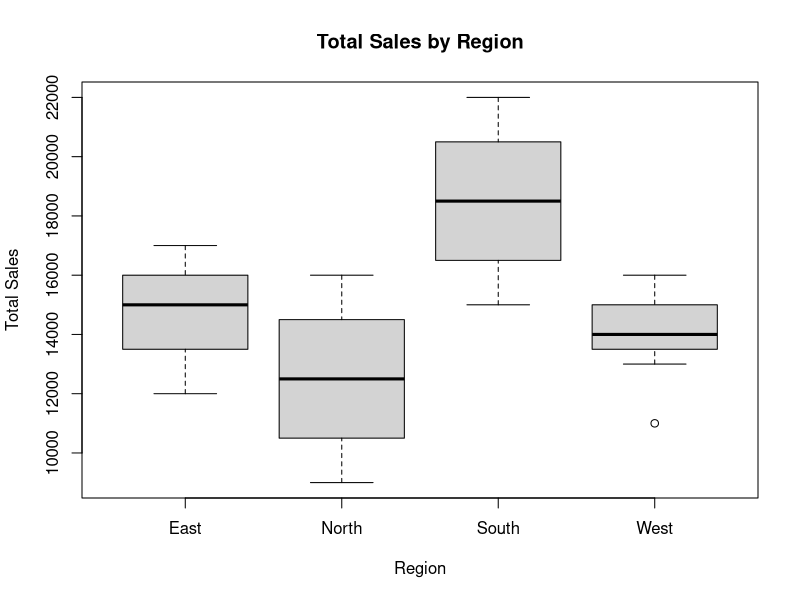
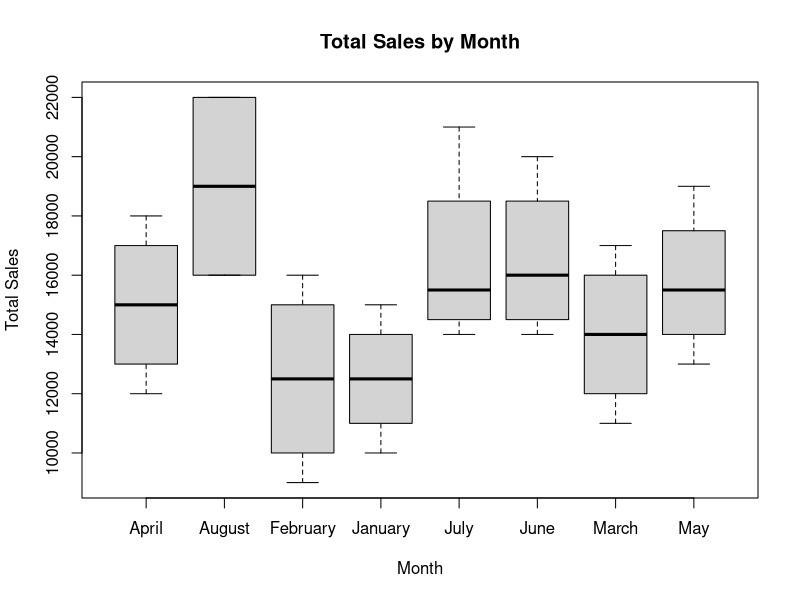
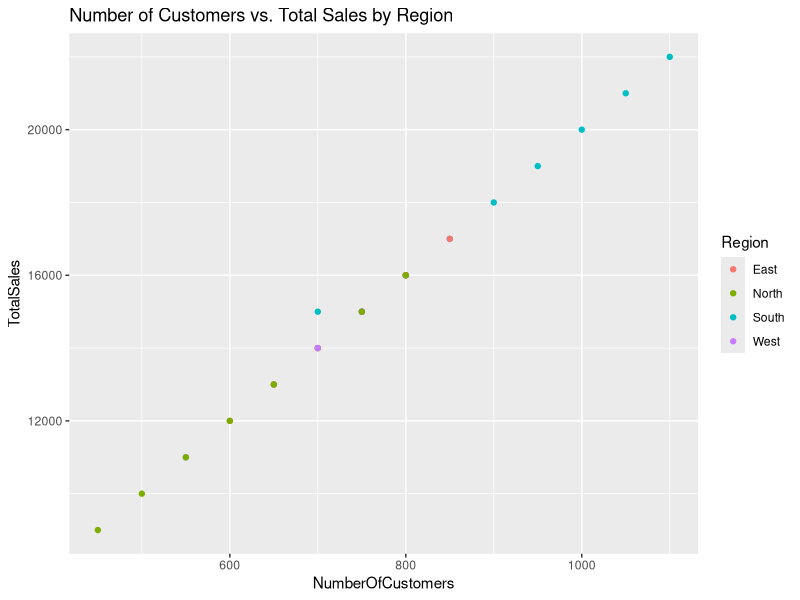
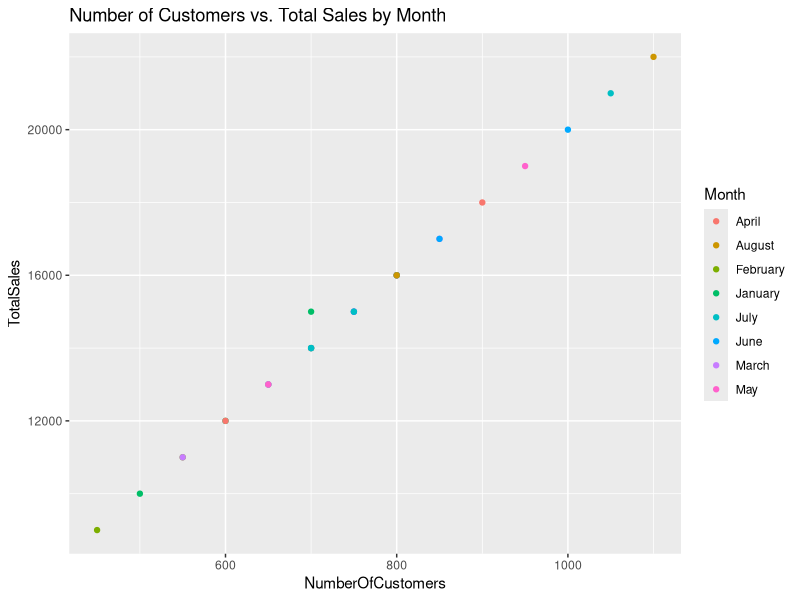
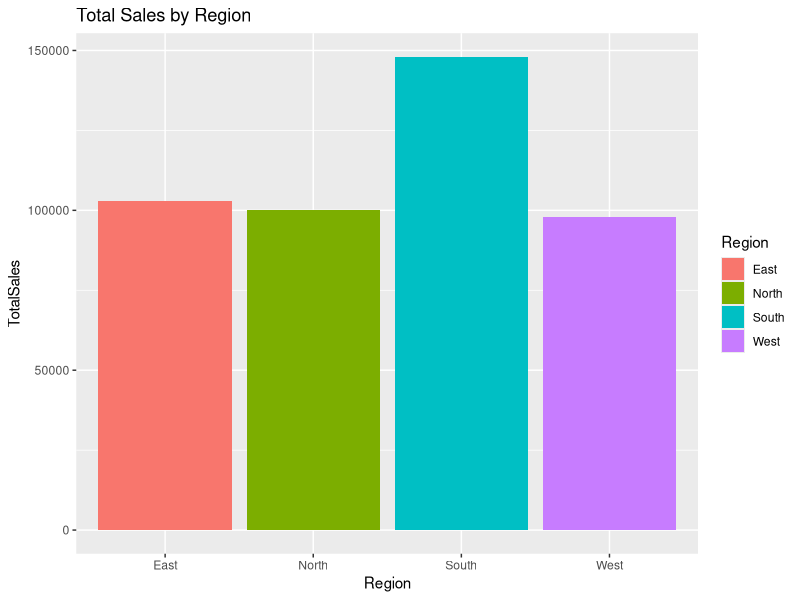
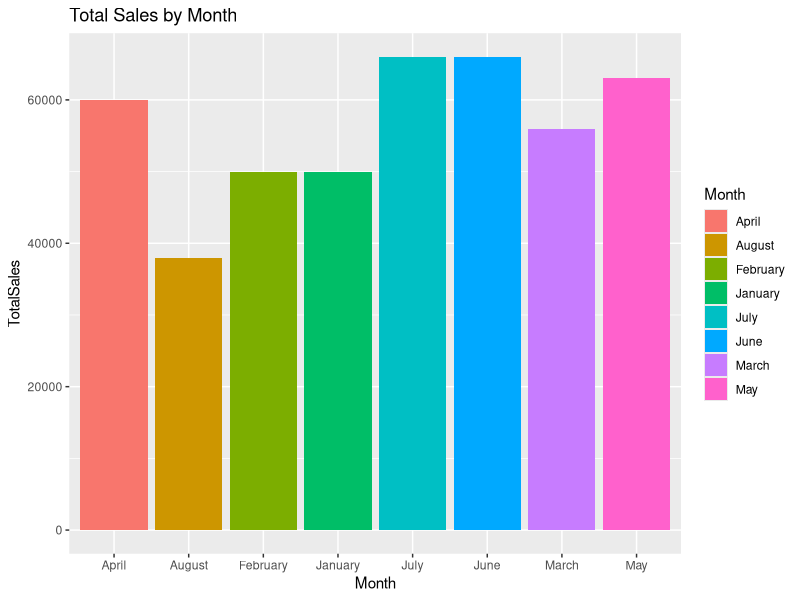
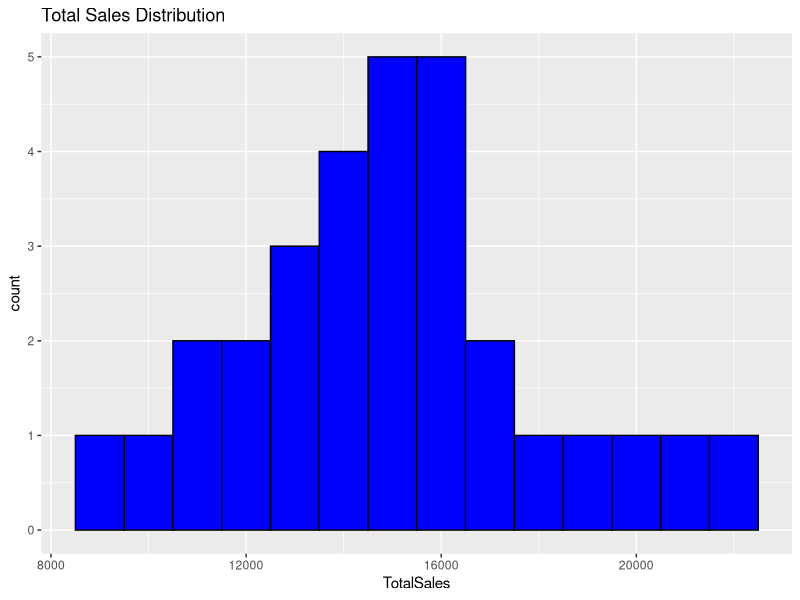
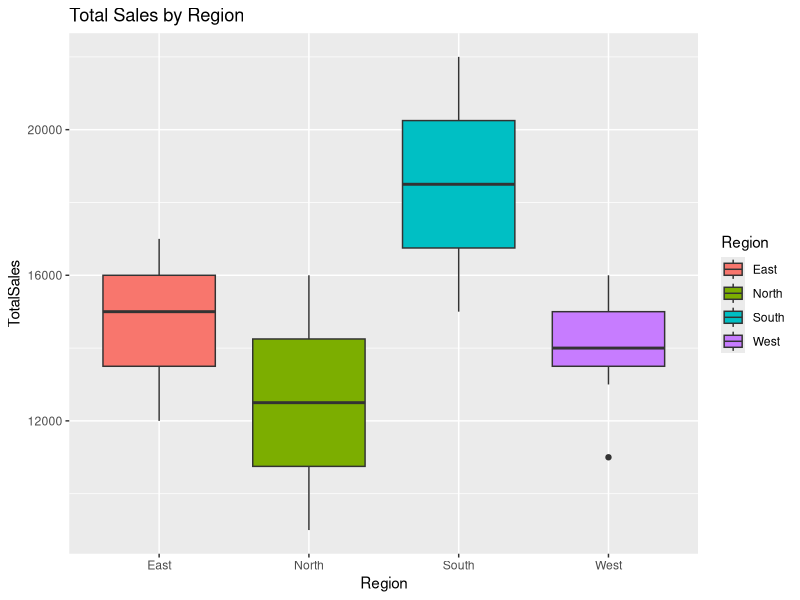

Recreate these plots in R, in order.
# Load necessary libraries
library(ggplot2)
library(dplyr)
library(tidyr)
library(scatterplot3d)

# Define the data
data <- data.frame(
  StoreID = 1:30,
  Region = c('North', 'South', 'East', 'West', 'North', 'South', 'East', 'West', 'North', 'South', 'East', 'West', 'North', 'South', 'East', 'West', 'North', 'South', 'East', 'West', 'North', 'South', 'East', 'West', 'North', 'South', 'East', 'West', 'North', 'South'),
  Month = c('January', 'January', 'January', 'January', 'February', 'February', 'February', 'February', 'March', 'March', 'March', 'March', 'April', 'April', 'April', 'April', 'May', 'May', 'May', 'May', 'June', 'June', 'June', 'June', 'July', 'July', 'July', 'July', 'August', 'August'),
  TotalSales = c(10000, 15000, 12000, 13000, 9000, 16000, 14000, 11000, 11000, 17000, 13000, 15000, 12000, 18000, 16000, 14000, 13000, 19000, 15000, 16000, 14000, 20000, 17000, 15000, 15000, 21000, 16000, 14000, 16000, 22000),
  NumberOfCustomers = c(500, 700, 600, 650, 450, 800, 700, 550, 550, 850, 650, 750, 600, 900, 800, 700, 650, 950, 750, 800, 700, 1000, 850, 750, 750, 1050, 800, 700, 800, 1100),
  AverageTransactionValue = c(20, 21.43, 20, 20, 20, 20, 20, 20, 20, 20, 20, 20, 20, 20, 20, 20, 20, 20, 20, 20, 20, 20, 20, 20, 20, 20, 20, 20, 20, 20)
)

# Data Cleaning
# Check for missing values
sapply(data, function(x) sum(is.na(x)))

# Check data types
str(data)

# Ensure the data types are correct
data$Region <- as.factor(data$Region)
data$Month <- as.factor(data$Month)
data$TotalSales <- as.numeric(data$TotalSales)
data$NumberOfCustomers <- as.numeric(data$NumberOfCustomers)
data$AverageTransactionValue <- as.numeric(data$AverageTransactionValue)

# Data Processing
# Summary statistics
summary(data)

# Group by Region and Month
grouped_data <- data %>%
  group_by(Region, Month) %>%
  summarise(
    TotalSales = sum(TotalSales),
    AverageCustomers = mean(NumberOfCustomers),
    AverageTransactionValue = mean(AverageTransactionValue)
  )

# Sales Analysis
# Summary plots
boxplot(TotalSales ~ Region, data = data, main = "Total Sales by Region", ylab = "Total Sales")
boxplot(TotalSales ~ Month, data = data, main = "Total Sales by Month", ylab = "Total Sales")

# Visualization – 15 plots

# 2D Visualization
# Scatter plot of Number of Customers vs. Total Sales colored by Region
ggplot(data, aes(x = NumberOfCustomers, y = TotalSales, color = Region)) + 
  geom_point() + 
  labs(title = "Number of Customers vs. Total Sales by Region")

# Scatter plot of Number of Customers vs. Total Sales colored by Month
ggplot(data, aes(x = NumberOfCustomers, y = TotalSales, color = Month)) + 
  geom_point() + 
  labs(title = "Number of Customers vs. Total Sales by Month")

# Bar plot of Total Sales by Region
ggplot(data, aes(x = Region, y = TotalSales, fill = Region)) + 
  geom_bar(stat = "identity") + 
  labs(title = "Total Sales by Region")

# Bar plot of Total Sales by Month
ggplot(data, aes(x = Month, y = TotalSales, fill = Month)) + 
  geom_bar(stat = "identity") + 
  labs(title = "Total Sales by Month")

# Histogram of Total Sales
ggplot(data, aes(x = TotalSales)) + 
  geom_histogram(binwidth = 1000, fill = "blue", color = "black") + 
  labs(title = "Total Sales Distribution")

# Boxplot of Total Sales by Region
ggplot(data, aes(x = Region, y = TotalSales, fill = Region)) + 
  geom_boxplot() + 
  labs(title = "Total Sales by Region")

# Density plot of Total Sales by Region
ggplot(data, aes(x = TotalSales, fill = Region)) + 
  geom_density(alpha = 0.5) + 
  labs(title = "Total Sales Density by Region")

# Violin plot of Total Sales by Region
ggplot(data, aes(x = Region, y = TotalSales, fill = Region)) + 
  geom_violin() + 
  labs(title = "Total Sales Distribution by Region")

# 3D Visualization
# Convert Region to numeric for 3D plotting
data$RegionNumeric <- as.numeric(data$Region)

# 3D scatter plot using scatterplot3d
scatterplot3d(data$TotalSales, data$NumberOfCustomers, data$RegionNumeric,
              xlab = "Total Sales", ylab = "Number Of Customers", zlab = "Region",
              pch = 16, color = "blue")

# Scatter plot of Total Sales vs. Number of Customers colored by Region with trend line
ggplot(data, aes(x = TotalSales, y = NumberOfCustomers, color = Region)) + 
  geom_point() + 
  geom_smooth(method = "lm") + 
  labs(title = "Total Sales vs. Number of Customers by Region with Trend Line")

# Scatter plot of Total Sales vs. Number of Customers colored by Month with trend line
ggplot(data, aes(x = TotalSales, y = NumberOfCustomers, color = Month)) + 
  geom_point() + 
  geom_smooth(method = "lm") + 
  labs(title = "Total Sales vs. Number of Customers by Month with Trend Line")

# Scatter plot of Total Sales vs. Average Transaction Value colored by Region
ggplot(data, aes(x = TotalSales, y = AverageTransactionValue, color = Region)) + 
  geom_point() + 
  labs(title = "Total Sales vs. Average Transaction Value by Region")

# Scatter plot of Total Sales vs. Average Transaction Value colored by Month
ggplot(data, aes(x = TotalSales, y = AverageTransactionValue, color = Month)) + 
  geom_point() + 
  labs(title = "Total Sales vs. Average Transaction Value by Month")

# Scatter plot of Number of Customers vs. Average Transaction Value colored by Region
ggplot(data, aes(x = NumberOfCustomers, y = AverageTransactionValue, color = Region)) + 
  geom_point() + 
  labs(title = "Number of Customers vs. Average Transaction Value by Region")

# Scatter plot of Number of Customers vs. Average Transaction Value colored by Month
ggplot(data, aes(x = NumberOfCustomers, y = AverageTransactionValue, color = Month)) + 
  geom_point() + 
  labs(title = "Number of Customers vs. Average Transaction Value by Month")
